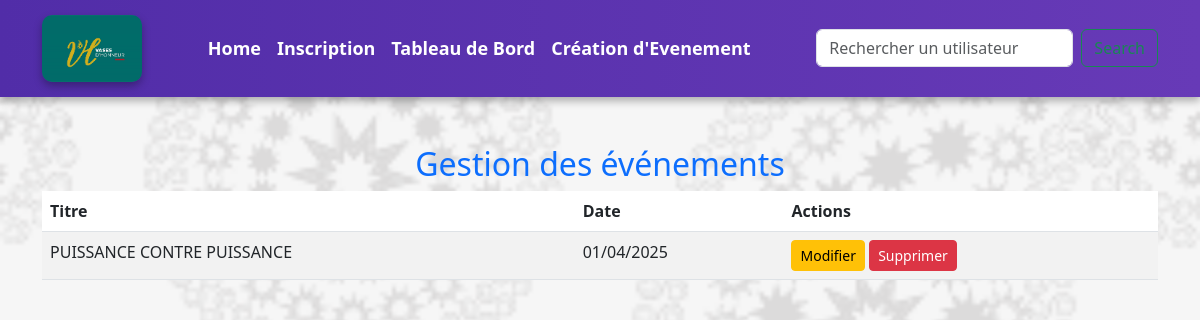
The app's page /evenements/, older data.
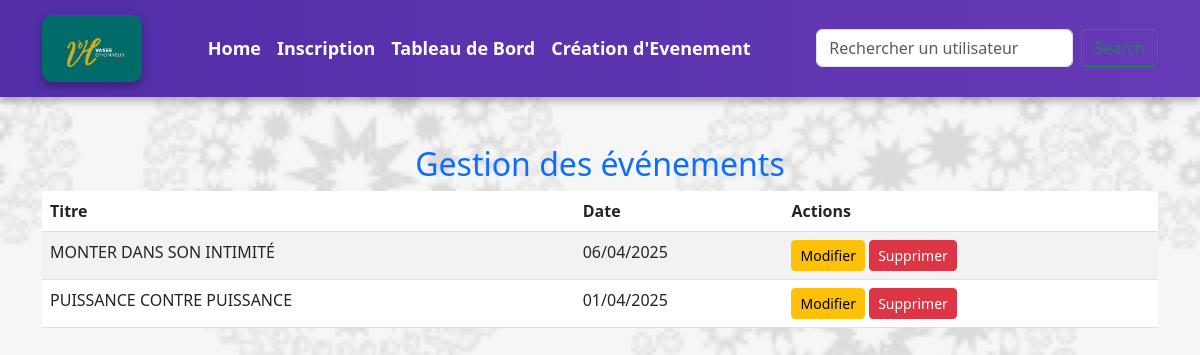
The same page, newer data.
### application/models.py (models this page shows, shortened)
class Evenement(models.Model):
    titre = models.CharField(max_length=200)
    description = models.TextField()
    date_debut = models.DateTimeField()
    date_fin = models.DateTimeField(blank=True, null=True)
    image = models.ImageField(null=True, blank=True, upload_to="images/")
    organisateur = models.CharField(max_length=250,blank=True, null=True)

### application/views.py (the view)
# urls.py: path("evenements/", views.liste_evenements, name="liste_evenements"),
def liste_evenements(request):
    evenements = Evenement.objects.all().order_by('-date_debut')  # Trier du plus récent au plus ancien
    return render(request, "liste_evenements.html", {"evenements": evenements})

### application/templates/liste_evenements.html (shortened to what this page needs)
{% extends "base.html" %}
{% block content %}
<div class="container mt-5">
    <h2 class="text-center text-primary">Gestion des événements</h2>
    <table class="table table-striped">
        <thead>
            <tr>
                <th>Titre</th>
                <th>Date</th>
                <th>Actions</th>
            </tr>
        </thead>
        <tbody>
            {% for evenement in evenements %}
            <tr>
                <td>{{ evenement.titre }}</td>
                <td>{{ evenement.date_debut|date:"d/m/Y" }}</td>
                <td>
                    <a href="{% url 'modifier_evenement' evenement.id %}" class="btn btn-warning btn-sm">Modifier</a>
                    <a href="{% url 'supprimer_evenement' evenement.id %}" class="btn btn-danger btn-sm">Supprimer</a>
                </td>
            </tr>
            {% endfor %}
        </tbody>
    </table>
</div>
{% endblock %}

Row changes from the older to the newer data that the page shows:
added Evenement: titre "MONTER DANS SON INTIMITÉ", date_debut "06/04/2025"
